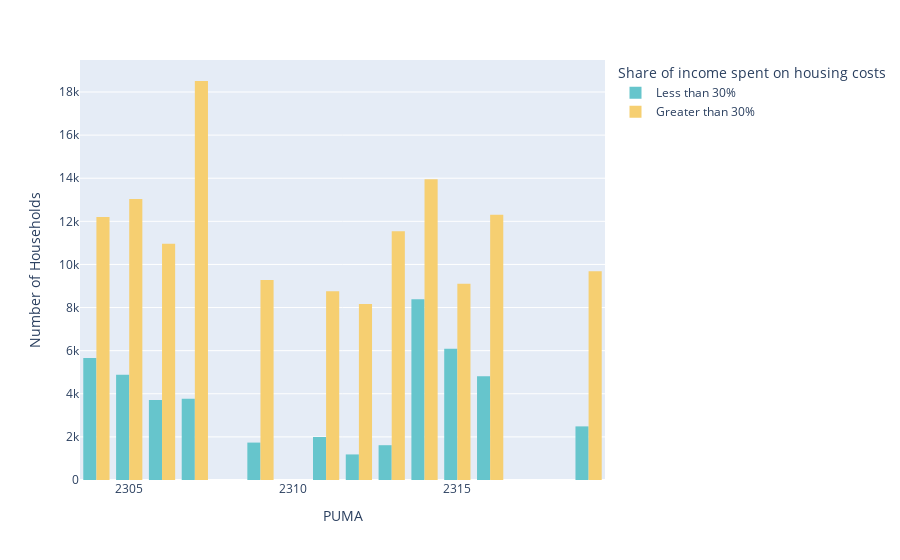

The cell this chart's notebook holds for it:
### Code cell
fig = px.histogram(df2, 
                   x="PUMA", 
                   y="Number of Households",
                   color='Share of income spent on housing costs', 
                   barmode='group',
                   color_discrete_sequence=px.colors.qualitative.Pastel,
                   height=400)

fig.update_yaxes(title="Number of Households")
fig.update_xaxes(title="PUMA")
fig.for_each_trace(lambda t: t.update(hovertemplate=t.hovertemplate.replace("sum of ", "")))

fig.show()

### Figure 1 — Plotly figure (JSON) as saved in the notebook; plotly's stock layout.template omitted (floating-point values rounded to 4 significant figures; data arrays with more than 128 entries replaced by an {"elided": "..."} marker saying what was removed)
{"data": [{"alignmentgroup": "True", "bingroup": "x", "histfunc": "sum", "hovertemplate": "Share of income spent on housing costs=Less than 30%<br>PUMA=%{x}<br>Number of Households=%{y}<extra></extra>", "legendgroup": "Less than 30%", "marker": {"color": "rgb(102, 197, 204)", "pattern": {"shape": ""}}, "name": "Less than 30%", "offsetgroup": "Less than 30%", "orientation": "v", "showlegend": true, "type": "histogram", "x": {"elided": "2068 int values"}, "xaxis": "x", "y": {"elided": "2068 int values"}, "yaxis": "y"}, {"alignmentgroup": "True", "bingroup": "x", "histfunc": "sum", "hovertemplate": "Share of income spent on housing costs=Greater than 30%<br>PUMA=%{x}<br>Number of Households=%{y}<extra></extra>", "legendgroup": "Greater than 30%", "marker": {"color": "rgb(246, 207, 113)", "pattern": {"shape": ""}}, "name": "Greater than 30%", "offsetgroup": "Greater than 30%", "orientation": "v", "showlegend": true, "type": "histogram", "x": {"elided": "5436 int values"}, "xaxis": "x", "y": {"elided": "5436 int values"}, "yaxis": "y"}], "layout": {"autosize": true, "barmode": "group", "legend": {"title": {"text": "Share of income spent on housing costs"}, "tracegroupgap": 0}, "margin": {"t": 60}, "xaxis": {"anchor": "y", "autorange": true, "domain": [0, 1], "range": [2304.0, 2320.0], "title": {"text": "PUMA"}, "type": "linear"}, "yaxis": {"anchor": "x", "autorange": true, "domain": [0, 1], "range": [0, 19490.0], "title": {"text": "Number of Households"}, "type": "linear"}}}
